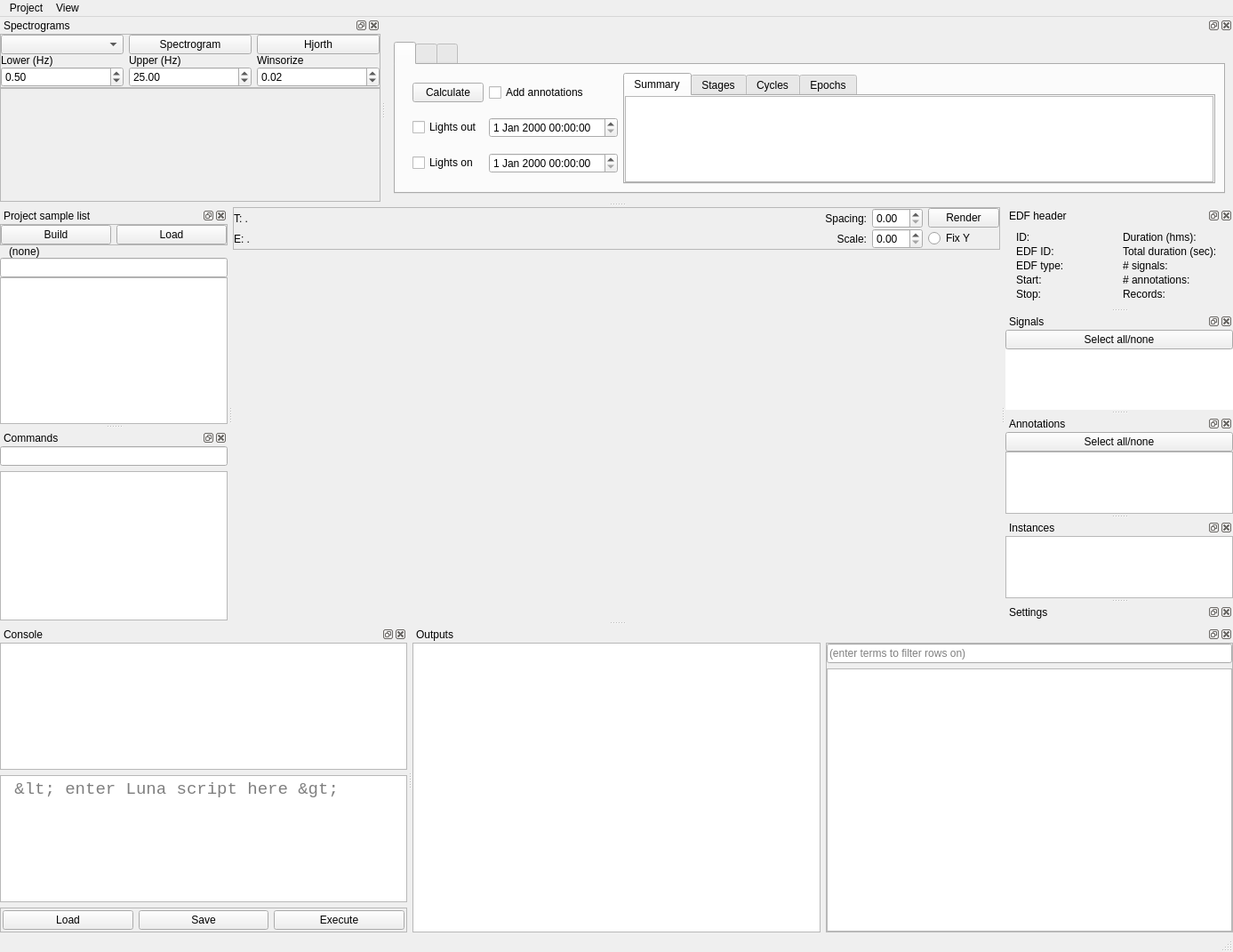
<?xml version="1.0" encoding="UTF-8"?>
<ui version="4.0">
 <class>mainWindow</class>
 <widget class="QMainWindow" name="mainWindow">
  <property name="geometry">
   <rect>
    <x>0</x>
    <y>0</y>
    <width>1387</width>
    <height>1071</height>
   </rect>
  </property>
  <property name="windowTitle">
   <string>Luna</string>
  </property>
  <property name="toolTip">
   <string extracomment="This is a box"/>
  </property>
  <widget class="QWidget" name="centralwidget">
   <layout class="QVBoxLayout" name="verticalLayout" stretch="0,1,6">
    <property name="leftMargin">
     <number>0</number>
    </property>
    <property name="topMargin">
     <number>0</number>
    </property>
    <property name="rightMargin">
     <number>0</number>
    </property>
    <property name="bottomMargin">
     <number>0</number>
    </property>
    <item>
     <widget class="QFrame" name="ctrframe">
      <property name="frameShape">
       <enum>QFrame::Shape::StyledPanel</enum>
      </property>
      <property name="frameShadow">
       <enum>QFrame::Shadow::Raised</enum>
      </property>
      <layout class="QGridLayout" name="gridLayout" columnstretch="2,0,0,0,0">
       <property name="leftMargin">
        <number>0</number>
       </property>
       <property name="topMargin">
        <number>0</number>
       </property>
       <property name="rightMargin">
        <number>0</number>
       </property>
       <property name="bottomMargin">
        <number>0</number>
       </property>
       <property name="horizontalSpacing">
        <number>-1</number>
       </property>
       <property name="verticalSpacing">
        <number>0</number>
       </property>
       <item row="0" column="0">
        <widget class="QLabel" name="lbl_twin">
         <property name="text">
          <string>T: .</string>
         </property>
        </widget>
       </item>
       <item row="1" column="2">
        <widget class="QDoubleSpinBox" name="spin_scale"/>
       </item>
       <item row="0" column="4">
        <widget class="QPushButton" name="butt_render">
         <property name="text">
          <string>Render</string>
         </property>
         <property name="flat">
          <bool>false</bool>
         </property>
        </widget>
       </item>
       <item row="1" column="4">
        <widget class="QRadioButton" name="radio_yscale">
         <property name="text">
          <string>Fix Y</string>
         </property>
        </widget>
       </item>
       <item row="1" column="0">
        <widget class="QLabel" name="lbl_ewin">
         <property name="text">
          <string>E: .</string>
         </property>
        </widget>
       </item>
       <item row="0" column="2">
        <widget class="QDoubleSpinBox" name="spin_spacing"/>
       </item>
       <item row="0" column="1">
        <widget class="QLabel" name="label">
         <property name="text">
          <string>Spacing:</string>
         </property>
         <property name="alignment">
          <set>Qt::AlignmentFlag::AlignRight|Qt::AlignmentFlag::AlignTrailing|Qt::AlignmentFlag::AlignVCenter</set>
         </property>
        </widget>
       </item>
       <item row="1" column="1">
        <widget class="QLabel" name="label_2">
         <property name="layoutDirection">
          <enum>Qt::LayoutDirection::LeftToRight</enum>
         </property>
         <property name="text">
          <string>Scale:</string>
         </property>
         <property name="alignment">
          <set>Qt::AlignmentFlag::AlignRight|Qt::AlignmentFlag::AlignTrailing|Qt::AlignmentFlag::AlignVCenter</set>
         </property>
        </widget>
       </item>
      </layout>
     </widget>
    </item>
    <item>
     <widget class="PlotWidget" name="pgh" native="true"/>
    </item>
    <item>
     <widget class="PlotWidget" name="pg1" native="true"/>
    </item>
   </layout>
  </widget>
  <widget class="QStatusBar" name="statusbar">
   <property name="enabled">
    <bool>true</bool>
   </property>
  </widget>
  <widget class="QDockWidget" name="dock_slist">
   <property name="windowTitle">
    <string>Project sample list</string>
   </property>
   <attribute name="dockWidgetArea">
    <number>1</number>
   </attribute>
   <widget class="QWidget" name="dockWidgetContents_2">
    <layout class="QVBoxLayout" name="verticalLayout_10">
     <property name="spacing">
      <number>0</number>
     </property>
     <property name="leftMargin">
      <number>0</number>
     </property>
     <property name="topMargin">
      <number>0</number>
     </property>
     <property name="rightMargin">
      <number>0</number>
     </property>
     <property name="bottomMargin">
      <number>0</number>
     </property>
     <item>
      <widget class="QFrame" name="frame">
       <property name="frameShape">
        <enum>QFrame::Shape::StyledPanel</enum>
       </property>
       <property name="frameShadow">
        <enum>QFrame::Shadow::Raised</enum>
       </property>
       <layout class="QHBoxLayout" name="horizontalLayout">
        <property name="leftMargin">
         <number>0</number>
        </property>
        <property name="topMargin">
         <number>0</number>
        </property>
        <property name="rightMargin">
         <number>0</number>
        </property>
        <property name="bottomMargin">
         <number>0</number>
        </property>
        <item>
         <widget class="QPushButton" name="butt_build_slist">
          <property name="text">
           <string>Build</string>
          </property>
         </widget>
        </item>
        <item>
         <widget class="QPushButton" name="butt_load_slist">
          <property name="text">
           <string>Load</string>
          </property>
         </widget>
        </item>
       </layout>
      </widget>
     </item>
     <item>
      <widget class="QLabel" name="lbl_slist">
       <property name="text">
        <string>(none)</string>
       </property>
       <property name="margin">
        <number>0</number>
       </property>
       <property name="indent">
        <number>10</number>
       </property>
      </widget>
     </item>
     <item>
      <widget class="QLineEdit" name="flt_slist"/>
     </item>
     <item>
      <widget class="QTableView" name="tbl_slist">
       <property name="alternatingRowColors">
        <bool>true</bool>
       </property>
      </widget>
     </item>
    </layout>
   </widget>
  </widget>
  <widget class="QDockWidget" name="dock_console">
   <property name="windowTitle">
    <string>Console</string>
   </property>
   <property name="dockLocation">
    <enum>Qt::DockWidgetArea::BottomDockWidgetArea</enum>
   </property>
   <attribute name="dockWidgetArea">
    <number>8</number>
   </attribute>
   <widget class="QWidget" name="dockWidgetContents_3">
    <layout class="QVBoxLayout" name="verticalLayout_11">
     <property name="leftMargin">
      <number>0</number>
     </property>
     <property name="topMargin">
      <number>0</number>
     </property>
     <property name="rightMargin">
      <number>0</number>
     </property>
     <property name="bottomMargin">
      <number>0</number>
     </property>
     <item>
      <widget class="QPlainTextEdit" name="txt_out">
       <property name="font">
        <font>
         <family>Courier New</family>
         <pointsize>14</pointsize>
        </font>
       </property>
       <property name="readOnly">
        <bool>true</bool>
       </property>
       <property name="placeholderText">
        <string/>
       </property>
      </widget>
     </item>
     <item>
      <widget class="QPlainTextEdit" name="txt_inp">
       <property name="font">
        <font>
         <family>Courier New</family>
         <pointsize>14</pointsize>
        </font>
       </property>
       <property name="placeholderText">
        <string> &lt; enter Luna script here &gt;</string>
       </property>
      </widget>
     </item>
     <item>
      <widget class="QFrame" name="frame_4">
       <property name="frameShape">
        <enum>QFrame::Shape::StyledPanel</enum>
       </property>
       <property name="frameShadow">
        <enum>QFrame::Shadow::Raised</enum>
       </property>
       <layout class="QHBoxLayout" name="horizontalLayout_8">
        <property name="leftMargin">
         <number>2</number>
        </property>
        <property name="topMargin">
         <number>2</number>
        </property>
        <property name="rightMargin">
         <number>2</number>
        </property>
        <property name="bottomMargin">
         <number>2</number>
        </property>
        <item>
         <widget class="QPushButton" name="butt_anal_load">
          <property name="text">
           <string>Load</string>
          </property>
         </widget>
        </item>
        <item>
         <widget class="QPushButton" name="butt_anal_save">
          <property name="text">
           <string>Save</string>
          </property>
         </widget>
        </item>
        <item>
         <widget class="QPushButton" name="butt_anal_exec">
          <property name="text">
           <string>Execute</string>
          </property>
         </widget>
        </item>
       </layout>
      </widget>
     </item>
    </layout>
   </widget>
  </widget>
  <widget class="QDockWidget" name="dock_outputs">
   <property name="windowTitle">
    <string>Outputs</string>
   </property>
   <property name="dockLocation">
    <enum>Qt::DockWidgetArea::BottomDockWidgetArea</enum>
   </property>
   <attribute name="dockWidgetArea">
    <number>8</number>
   </attribute>
   <widget class="QWidget" name="dockWidgetContents_4">
    <layout class="QHBoxLayout" name="horizontalLayout_2">
     <property name="leftMargin">
      <number>0</number>
     </property>
     <property name="topMargin">
      <number>0</number>
     </property>
     <property name="rightMargin">
      <number>0</number>
     </property>
     <property name="bottomMargin">
      <number>0</number>
     </property>
     <item>
      <widget class="QTreeView" name="anal_tables">
       <property name="alternatingRowColors">
        <bool>true</bool>
       </property>
      </widget>
     </item>
     <item>
      <widget class="QFrame" name="frame_6">
       <property name="frameShape">
        <enum>QFrame::Shape::StyledPanel</enum>
       </property>
       <property name="frameShadow">
        <enum>QFrame::Shadow::Raised</enum>
       </property>
       <layout class="QVBoxLayout" name="verticalLayout_9">
        <property name="leftMargin">
         <number>0</number>
        </property>
        <property name="topMargin">
         <number>0</number>
        </property>
        <property name="rightMargin">
         <number>0</number>
        </property>
        <property name="bottomMargin">
         <number>0</number>
        </property>
        <item>
         <widget class="QLineEdit" name="flt_table">
          <property name="placeholderText">
           <string>(enter terms to filter rows on)</string>
          </property>
         </widget>
        </item>
        <item>
         <widget class="QTableView" name="anal_table">
          <property name="alternatingRowColors">
           <bool>true</bool>
          </property>
         </widget>
        </item>
       </layout>
      </widget>
     </item>
    </layout>
   </widget>
  </widget>
  <widget class="QDockWidget" name="dock_header">
   <property name="windowTitle">
    <string>EDF header</string>
   </property>
   <property name="dockLocation">
    <enum>Qt::DockWidgetArea::RightDockWidgetArea</enum>
   </property>
   <attribute name="dockWidgetArea">
    <number>2</number>
   </attribute>
   <widget class="QWidget" name="dockWidgetContents_6">
    <layout class="QGridLayout" name="gridLayout_3">
     <property name="leftMargin">
      <number>12</number>
     </property>
     <property name="topMargin">
      <number>8</number>
     </property>
     <property name="rightMargin">
      <number>11</number>
     </property>
     <property name="bottomMargin">
      <number>8</number>
     </property>
     <property name="verticalSpacing">
      <number>2</number>
     </property>
     <item row="4" column="0">
      <widget class="QLabel" name="lbl_stop">
       <property name="text">
        <string>Stop: </string>
       </property>
      </widget>
     </item>
     <item row="0" column="0">
      <widget class="QLabel" name="lbl_id">
       <property name="text">
        <string>ID: </string>
       </property>
      </widget>
     </item>
     <item row="3" column="0">
      <widget class="QLabel" name="lbl_start">
       <property name="text">
        <string>Start: </string>
       </property>
      </widget>
     </item>
     <item row="2" column="0">
      <widget class="QLabel" name="lbl_edftype">
       <property name="text">
        <string>EDF type: </string>
       </property>
      </widget>
     </item>
     <item row="1" column="0">
      <widget class="QLabel" name="lbl_edfid">
       <property name="text">
        <string>EDF ID:</string>
       </property>
      </widget>
     </item>
     <item row="0" column="1">
      <widget class="QLabel" name="lbl_durhms">
       <property name="text">
        <string>Duration (hms): </string>
       </property>
      </widget>
     </item>
     <item row="4" column="1">
      <widget class="QLabel" name="lbl_recs">
       <property name="text">
        <string>Records:</string>
       </property>
      </widget>
     </item>
     <item row="3" column="1">
      <widget class="QLabel" name="lbl_nannots">
       <property name="text">
        <string># annotations:</string>
       </property>
      </widget>
     </item>
     <item row="2" column="1">
      <widget class="QLabel" name="lbl_nsigs">
       <property name="text">
        <string># signals: </string>
       </property>
      </widget>
     </item>
     <item row="1" column="1">
      <widget class="QLabel" name="lbl_totdursecs">
       <property name="text">
        <string>Total duration (sec): </string>
       </property>
      </widget>
     </item>
    </layout>
   </widget>
  </widget>
  <widget class="QDockWidget" name="dock_sig">
   <property name="windowTitle">
    <string>Signals</string>
   </property>
   <property name="dockLocation">
    <enum>Qt::DockWidgetArea::RightDockWidgetArea</enum>
   </property>
   <attribute name="dockWidgetArea">
    <number>2</number>
   </attribute>
   <widget class="QWidget" name="dockWidgetContents_7">
    <layout class="QVBoxLayout" name="verticalLayout_3">
     <property name="spacing">
      <number>0</number>
     </property>
     <property name="leftMargin">
      <number>0</number>
     </property>
     <property name="topMargin">
      <number>0</number>
     </property>
     <property name="rightMargin">
      <number>0</number>
     </property>
     <property name="bottomMargin">
      <number>0</number>
     </property>
     <item>
      <widget class="QPushButton" name="butt_sig">
       <property name="text">
        <string>Select all/none</string>
       </property>
      </widget>
     </item>
     <item>
      <widget class="QTableView" name="tbl_desc_signals">
       <property name="frameShape">
        <enum>QFrame::Shape::NoFrame</enum>
       </property>
       <property name="frameShadow">
        <enum>QFrame::Shadow::Plain</enum>
       </property>
       <property name="lineWidth">
        <number>0</number>
       </property>
       <property name="alternatingRowColors">
        <bool>true</bool>
       </property>
      </widget>
     </item>
    </layout>
   </widget>
  </widget>
  <widget class="QDockWidget" name="dock_annot">
   <property name="windowTitle">
    <string>Annotations</string>
   </property>
   <property name="dockLocation">
    <enum>Qt::DockWidgetArea::RightDockWidgetArea</enum>
   </property>
   <attribute name="dockWidgetArea">
    <number>2</number>
   </attribute>
   <widget class="QWidget" name="dockWidgetContents_8">
    <layout class="QVBoxLayout" name="verticalLayout_4">
     <property name="spacing">
      <number>0</number>
     </property>
     <property name="leftMargin">
      <number>0</number>
     </property>
     <property name="topMargin">
      <number>0</number>
     </property>
     <property name="rightMargin">
      <number>0</number>
     </property>
     <property name="bottomMargin">
      <number>0</number>
     </property>
     <item>
      <widget class="QPushButton" name="butt_annot">
       <property name="text">
        <string>Select all/none</string>
       </property>
      </widget>
     </item>
     <item>
      <widget class="QTableView" name="tbl_desc_annots">
       <property name="alternatingRowColors">
        <bool>true</bool>
       </property>
      </widget>
     </item>
    </layout>
   </widget>
  </widget>
  <widget class="QDockWidget" name="dock_annots">
   <property name="windowTitle">
    <string>Instances</string>
   </property>
   <property name="dockLocation">
    <enum>Qt::DockWidgetArea::RightDockWidgetArea</enum>
   </property>
   <attribute name="dockWidgetArea">
    <number>2</number>
   </attribute>
   <widget class="QWidget" name="dockWidgetContents_9">
    <layout class="QHBoxLayout" name="horizontalLayout_13">
     <property name="leftMargin">
      <number>0</number>
     </property>
     <property name="topMargin">
      <number>0</number>
     </property>
     <property name="rightMargin">
      <number>0</number>
     </property>
     <property name="bottomMargin">
      <number>0</number>
     </property>
     <item>
      <widget class="QTableView" name="tableView">
       <property name="alternatingRowColors">
        <bool>true</bool>
       </property>
      </widget>
     </item>
    </layout>
   </widget>
  </widget>
  <widget class="QDockWidget" name="dock_settings">
   <property name="windowTitle">
    <string>Settings</string>
   </property>
   <property name="dockLocation">
    <enum>Qt::DockWidgetArea::RightDockWidgetArea</enum>
   </property>
   <attribute name="dockWidgetArea">
    <number>2</number>
   </attribute>
   <widget class="QWidget" name="dockWidgetContents_10"/>
  </widget>
  <widget class="QMenuBar" name="menuBar">
   <property name="geometry">
    <rect>
     <x>0</x>
     <y>0</y>
     <width>1387</width>
     <height>37</height>
    </rect>
   </property>
   <widget class="QMenu" name="menuProject">
    <property name="title">
     <string>Project</string>
    </property>
    <addaction name="actionOpen"/>
    <addaction name="separator"/>
    <addaction name="actionQuit_2"/>
   </widget>
   <widget class="QMenu" name="menuView">
    <property name="title">
     <string>View</string>
    </property>
   </widget>
   <addaction name="menuProject"/>
   <addaction name="menuView"/>
  </widget>
  <widget class="QDockWidget" name="dock_help">
   <property name="windowTitle">
    <string>Commands</string>
   </property>
   <attribute name="dockWidgetArea">
    <number>1</number>
   </attribute>
   <widget class="QWidget" name="dockWidgetContents_11">
    <layout class="QVBoxLayout" name="verticalLayout_2">
     <property name="leftMargin">
      <number>0</number>
     </property>
     <property name="topMargin">
      <number>0</number>
     </property>
     <property name="rightMargin">
      <number>0</number>
     </property>
     <property name="bottomMargin">
      <number>0</number>
     </property>
     <item>
      <widget class="QLineEdit" name="flt_ctree"/>
     </item>
     <item>
      <widget class="QTreeView" name="tree_helper">
       <property name="alternatingRowColors">
        <bool>true</bool>
       </property>
       <property name="headerHidden">
        <bool>false</bool>
       </property>
       <attribute name="headerVisible">
        <bool>true</bool>
       </attribute>
      </widget>
     </item>
    </layout>
   </widget>
  </widget>
  <widget class="QDockWidget" name="dock_spectrogram">
   <property name="windowTitle">
    <string>Spectrograms</string>
   </property>
   <attribute name="dockWidgetArea">
    <number>4</number>
   </attribute>
   <widget class="QWidget" name="dockWidgetContents">
    <layout class="QVBoxLayout" name="verticalLayout_6" stretch="1,10">
     <property name="spacing">
      <number>0</number>
     </property>
     <property name="leftMargin">
      <number>0</number>
     </property>
     <property name="topMargin">
      <number>0</number>
     </property>
     <property name="rightMargin">
      <number>0</number>
     </property>
     <property name="bottomMargin">
      <number>0</number>
     </property>
     <item>
      <widget class="QFrame" name="frame_3">
       <property name="frameShape">
        <enum>QFrame::Shape::StyledPanel</enum>
       </property>
       <property name="frameShadow">
        <enum>QFrame::Shadow::Raised</enum>
       </property>
       <layout class="QGridLayout" name="gridLayout_2">
        <property name="leftMargin">
         <number>0</number>
        </property>
        <property name="topMargin">
         <number>0</number>
        </property>
        <property name="rightMargin">
         <number>0</number>
        </property>
        <property name="bottomMargin">
         <number>0</number>
        </property>
        <property name="verticalSpacing">
         <number>0</number>
        </property>
        <item row="3" column="2">
         <widget class="QDoubleSpinBox" name="spin_uprfrq">
          <property name="value">
           <double>25.000000000000000</double>
          </property>
         </widget>
        </item>
        <item row="3" column="3">
         <widget class="QDoubleSpinBox" name="spin_win">
          <property name="maximum">
           <double>0.400000000000000</double>
          </property>
          <property name="singleStep">
           <double>0.010000000000000</double>
          </property>
          <property name="value">
           <double>0.020000000000000</double>
          </property>
         </widget>
        </item>
        <item row="1" column="2">
         <widget class="QPushButton" name="butt_spectrogram">
          <property name="text">
           <string>Spectrogram</string>
          </property>
         </widget>
        </item>
        <item row="3" column="1">
         <widget class="QDoubleSpinBox" name="spin_lwrfrq">
          <property name="maximum">
           <double>100.000000000000000</double>
          </property>
          <property name="singleStep">
           <double>0.500000000000000</double>
          </property>
          <property name="value">
           <double>0.500000000000000</double>
          </property>
         </widget>
        </item>
        <item row="1" column="1">
         <widget class="QComboBox" name="combo_spectrogram"/>
        </item>
        <item row="1" column="3">
         <widget class="QPushButton" name="butt_hjorth">
          <property name="text">
           <string>Hjorth</string>
          </property>
         </widget>
        </item>
        <item row="2" column="1">
         <widget class="QLabel" name="label_3">
          <property name="text">
           <string>Lower (Hz)</string>
          </property>
         </widget>
        </item>
        <item row="2" column="2">
         <widget class="QLabel" name="label_4">
          <property name="text">
           <string>Upper (Hz)</string>
          </property>
         </widget>
        </item>
        <item row="2" column="3">
         <widget class="QLabel" name="label_5">
          <property name="text">
           <string>Winsorize</string>
          </property>
         </widget>
        </item>
       </layout>
      </widget>
     </item>
     <item>
      <widget class="QFrame" name="host_spectrogram">
       <property name="frameShape">
        <enum>QFrame::Shape::StyledPanel</enum>
       </property>
       <property name="frameShadow">
        <enum>QFrame::Shadow::Raised</enum>
       </property>
      </widget>
     </item>
    </layout>
   </widget>
  </widget>
  <widget class="QDockWidget" name="dock_hypno_2">
   <attribute name="dockWidgetArea">
    <number>4</number>
   </attribute>
   <widget class="QWidget" name="dockWidgetContents_12">
    <layout class="QVBoxLayout" name="verticalLayout_7">
     <item>
      <widget class="QTabWidget" name="tabWidget">
       <property name="currentIndex">
        <number>0</number>
       </property>
       <widget class="QWidget" name="tabWidgetPage1" native="true">
        <attribute name="title">
         <string/>
        </attribute>
        <layout class="QHBoxLayout" name="horizontalLayout_3">
         <item>
          <widget class="QFrame" name="frame_4">
           <layout class="QGridLayout" name="gridLayout_4">
            <property name="leftMargin">
             <number>10</number>
            </property>
            <property name="topMargin">
             <number>0</number>
            </property>
            <property name="rightMargin">
             <number>0</number>
            </property>
            <property name="bottomMargin">
             <number>0</number>
            </property>
            <item row="0" column="0">
             <widget class="QPushButton" name="butt_calc_hypnostats">
              <property name="text">
               <string>Calculate</string>
              </property>
             </widget>
            </item>
            <item row="7" column="1">
             <widget class="QDateTimeEdit" name="dateTimeEdit_2"/>
            </item>
            <item row="7" column="0">
             <widget class="QCheckBox" name="checkBox_3">
              <property name="text">
               <string>Lights on</string>
              </property>
             </widget>
            </item>
            <item row="1" column="0">
             <widget class="QCheckBox" name="checkBox_2">
              <property name="text">
               <string>Lights out</string>
              </property>
             </widget>
            </item>
            <item row="0" column="1">
             <widget class="QCheckBox" name="checkBox">
              <property name="text">
               <string>Add annotations</string>
              </property>
             </widget>
            </item>
            <item row="1" column="1">
             <widget class="QDateTimeEdit" name="dateTimeEdit"/>
            </item>
           </layout>
          </widget>
         </item>
         <item>
          <widget class="QTabWidget" name="hypno_stats">
           <property name="tabPosition">
            <enum>QTabWidget::TabPosition::North</enum>
           </property>
           <property name="currentIndex">
            <number>0</number>
           </property>
           <widget class="QWidget" name="tab_7">
            <attribute name="title">
             <string>Summary</string>
            </attribute>
            <layout class="QHBoxLayout" name="horizontalLayout_5">
             <property name="leftMargin">
              <number>0</number>
             </property>
             <property name="topMargin">
              <number>0</number>
             </property>
             <property name="rightMargin">
              <number>0</number>
             </property>
             <property name="bottomMargin">
              <number>0</number>
             </property>
             <item>
              <widget class="QTableWidget" name="tableWidget">
               <property name="alternatingRowColors">
                <bool>true</bool>
               </property>
              </widget>
             </item>
            </layout>
           </widget>
           <widget class="QWidget" name="tab_9">
            <attribute name="title">
             <string>Stages</string>
            </attribute>
           </widget>
           <widget class="QWidget" name="tab_8">
            <attribute name="title">
             <string>Cycles</string>
            </attribute>
           </widget>
           <widget class="QWidget" name="tab_10">
            <attribute name="title">
             <string>Epochs</string>
            </attribute>
           </widget>
          </widget>
         </item>
        </layout>
       </widget>
       <widget class="QWidget" name="tabWidgetPage2" native="true">
        <attribute name="title">
         <string/>
        </attribute>
       </widget>
       <widget class="QWidget" name="tabWidgetPage3" native="true">
        <attribute name="title">
         <string/>
        </attribute>
       </widget>
      </widget>
     </item>
    </layout>
   </widget>
  </widget>
  <action name="actionItem_1">
   <property name="text">
    <string>Item 1</string>
   </property>
  </action>
  <action name="actionIitem_2">
   <property name="text">
    <string>Iitem 2</string>
   </property>
  </action>
  <action name="actionQuit">
   <property name="text">
    <string>Quit</string>
   </property>
  </action>
  <action name="actionOpen">
   <property name="text">
    <string>Open</string>
   </property>
  </action>
  <action name="actionQuit_2">
   <property name="text">
    <string>Quit</string>
   </property>
  </action>
  <action name="actionShow_Files">
   <property name="text">
    <string>Show Files</string>
   </property>
  </action>
  <action name="actionShow_Slist">
   <property name="text">
    <string>Show Slist</string>
   </property>
  </action>
  <action name="actionShow_Hypnogram">
   <property name="text">
    <string>Show Hypnogram</string>
   </property>
  </action>
  <action name="actionShow_EDF_Headers">
   <property name="text">
    <string>Show EDF Headers</string>
   </property>
  </action>
  <action name="actionShow_Signals">
   <property name="text">
    <string>Show Signals</string>
   </property>
  </action>
  <action name="actionShow_Annotations">
   <property name="text">
    <string>Show Annotations</string>
   </property>
  </action>
  <action name="actionShow_Events">
   <property name="text">
    <string>Show Events</string>
   </property>
  </action>
  <action name="actionShow_Settings">
   <property name="text">
    <string>Show Settings</string>
   </property>
  </action>
  <action name="actionShow_Console">
   <property name="text">
    <string>Show Console</string>
   </property>
  </action>
  <action name="actionShow_Outputs">
   <property name="text">
    <string>Show Outputs</string>
   </property>
  </action>
 </widget>
 <customwidgets>
  <customwidget>
   <class>PlotWidget</class>
   <extends>QWidget</extends>
   <header>pyqtgraph</header>
   <container>1</container>
  </customwidget>
 </customwidgets>
 <resources/>
 <connections/>
</ui>
